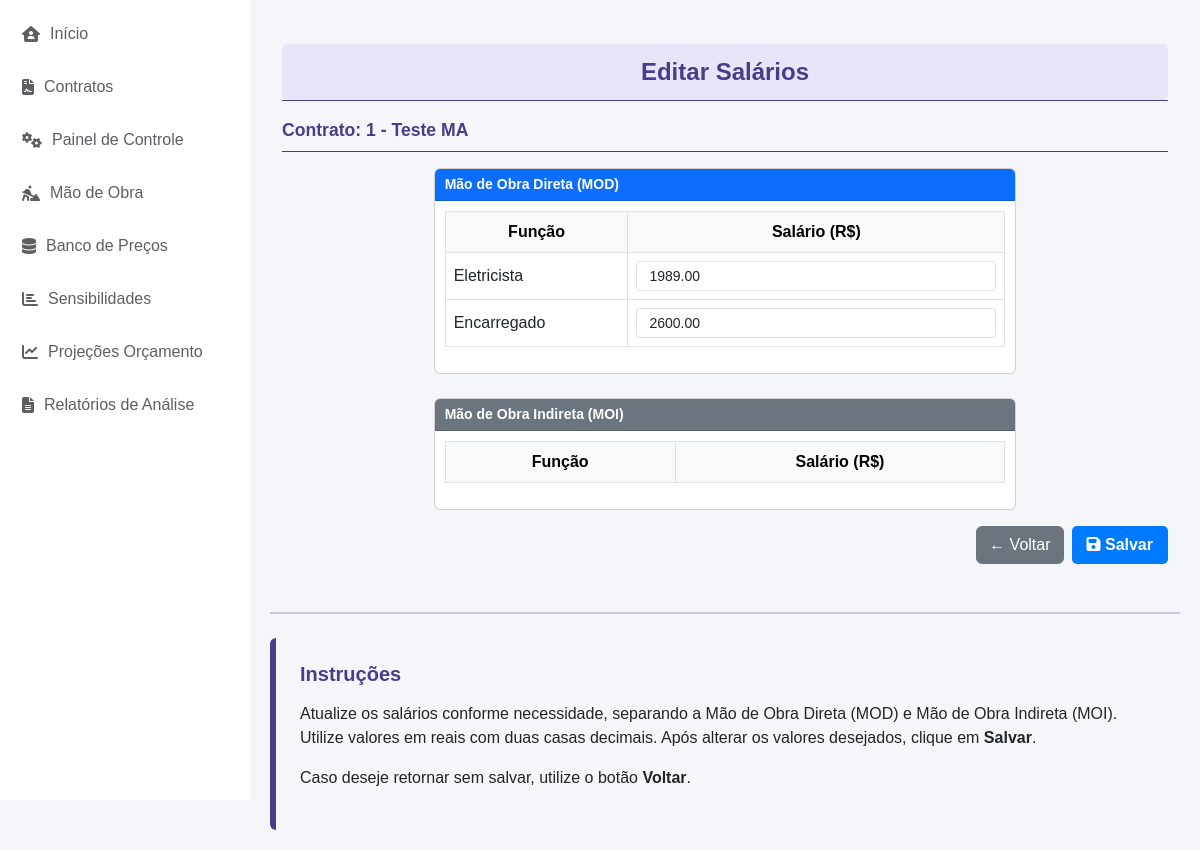
/cadastro_equipe/editar-salarios/1/, run on an earlier commit of the app's database.
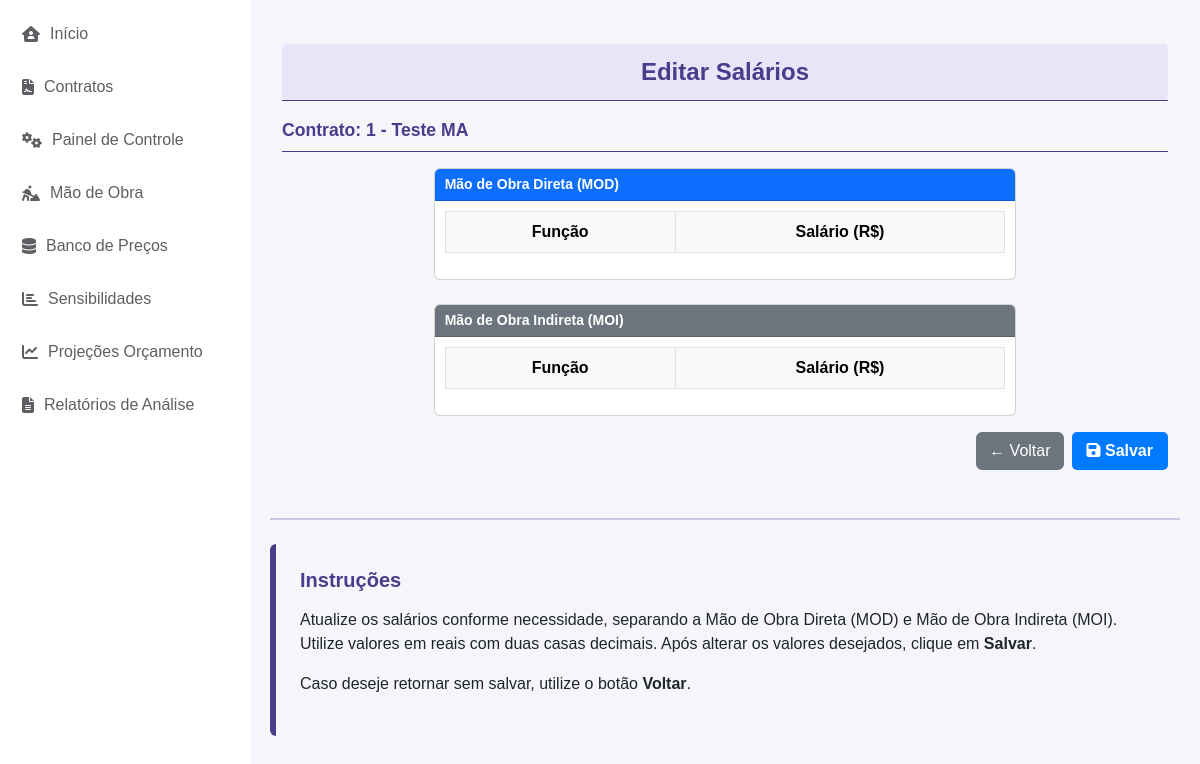
And on a later commit of the database.
### cadastro_equipe/models.py (models this page shows, shortened)
class Funcao(models.Model):
    nome = models.CharField(max_length=100, unique=True)
    salario = models.DecimalField(max_digits=10, decimal_places=2, default=0.00)

### cadastro_equipe/views.py (the view, shortened to what this page needs)
# urls.py: path('editar-salarios/<int:contrato_id>/', EditarSalariosView.as_view(), name='editar_salarios'),
class EditarSalariosView(View):
    template_name = 'editar_salarios.html'
    def get(self, request, contrato_id):
        contrato = get_object_or_404(CadastroContrato, contrato=contrato_id)
        funcoes_queryset = (
            FuncaoEquipe.objects
            .filter(contrato=contrato)
            .select_related('funcao')
            .order_by('funcao_id')  # Facilita o agrupamento
        )
        funcoes_dict = OrderedDict()
        for funcao_equipe in funcoes_queryset:
            if funcao_equipe.funcao_id not in funcoes_dict:
                funcoes_dict[funcao_equipe.funcao_id] = {
                    'id': funcao_equipe.funcao_id,
                    'nome': funcao_equipe.funcao.nome,
                    'salario_atual': str(funcao_equipe.salario)
                }
        funcoes = list(funcoes_dict.values())
        return render(request, self.template_name, {
            'contrato': contrato,
            'funcoes': funcoes
        })

### app/context_processors.py (called while the page is built)
def contrato_context(request):
    contrato_id = request.session.get('contrato_id')
    contrato = None
    if contrato_id:
        try:
            contrato = CadastroContrato.objects.get(contrato=contrato_id)
        except CadastroContrato.DoesNotExist:
            pass
    return {'contrato': contrato}

### cadastro_equipe/templates/editar_salarios.html (shortened to what this page needs)
{% extends 'base.html' %}
{% block content %}
<div class="container-fluid mt-4">
    <div class="header">
        Editar Salários
    </div>
    <p class="text-center mt-0 font-weight-bold" style="font-size: 0.8rem; border-bottom: 1px solid #483D8B;"> </p>
    <p class="form-label fw-bold" style="color: #483D8B; font-size: 1.1rem;">Contrato: {{ contrato.contrato }} - {{ contrato.escopo_contrato }}</p>
    <p class="text-muted" style="font-size: 0.8rem; border-bottom: 1px solid #483D8B;"></p>
    <form id="salariosForm" method="post">
        <div class="row d-flex justify-content-center align-items-stretch mt-3">
            <div class="col-lg-8">
                <div class="card w-100 h-100">
                    <div class="card-header bg-primary text-white">
                        Mão de Obra Direta (MOD)
                    </div>
                    <div class="card-body">
                        <div class="table-responsive">
                            <table class="table table-bordered">
                                <thead class="table-light">
                                    <tr class="text-center">
                                        <th>Função</th>
                                        <th>Salário (R$)</th>
                                    </tr>
                                </thead>
                                <tbody>
                                    {% for funcao in funcoes %}
                                    <tr>
                                        <td class="align-middle">{{ funcao.nome }}</td>
                                        <td>
                                            <input type="number" name="salario_mod_{{ funcao.id }}" class="form-control salario-input-mod" data-id="{{ funcao.id }}" value="{{ funcao.salario_atual }}" step="0.01" min="0">
                                        </td>
                                    </tr>
                                    {% endfor %}
                                </tbody>
                            </table>
                        </div>
                    </div>
                </div>
            </div>
            <div class="col-lg-8 mt-4">
                <div class="card w-100 h-100">
                    <div class="card-header bg-secondary text-white">
                        Mão de Obra Indireta (MOI)
                    </div>
                    <div class="card-body">
                        <div class="table-responsive">
                            <table class="table table-bordered">
                                <thead class="table-light">
                                    <tr class="text-center">
                                        <th>Função</th>
                                        <th>Salário (R$)</th>
                                    </tr>
                                </thead>
                            </table>
                        </div>
                    </div>
                </div>
            </div>
        </div>
        <div class="row mt-3">
            <div class="col-md-12 d-flex justify-content-end gap-2">
                <button type="button" class="btn btn-secondary" onclick="window.history.back();">
                    ← Voltar
                </button>
                <button type="button" id="salvar" class="btn btn-save">
                    <i class="fas fa-save"></i> Salvar
                </button>
            </div>
        </div>
    </form>
</div>
<hr class="mt-5 mb-4" style="border: 1px solid #483D8B;">
<div class="container mt-4 p-4 rounded" style="background-color: #f4f6fa; border-left: 6px solid #483D8B;">
    <h5 class="fw-bold mb-3" style="color: #483D8B;">Instruções</h5>
    <p>
        Atualize os salários conforme necessidade, separando a Mão de Obra Direta (MOD) e Mão de Obra Indireta (MOI).
        Utilize valores em reais com duas casas decimais.
        Após alterar os valores desejados, clique em <strong>Salvar</strong>.
    </p>
    <p>
        Caso deseje retornar sem salvar, utilize o botão <strong>Voltar</strong>.
    </p>
</div>
{% endblock %}

What changed in the data, as far as the page shows it:
removed Funcao: nome "Eletricista"
removed Funcao: nome "Encarregado"
Also different on the page:
list line gone: "1989.00"
list line gone: "2600.00"
